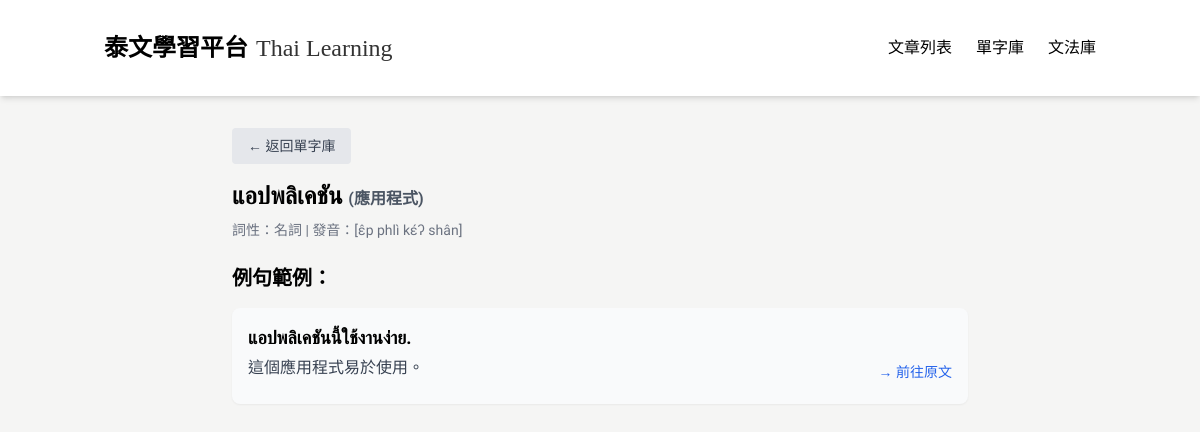
Before: /word/422 with the older database file.
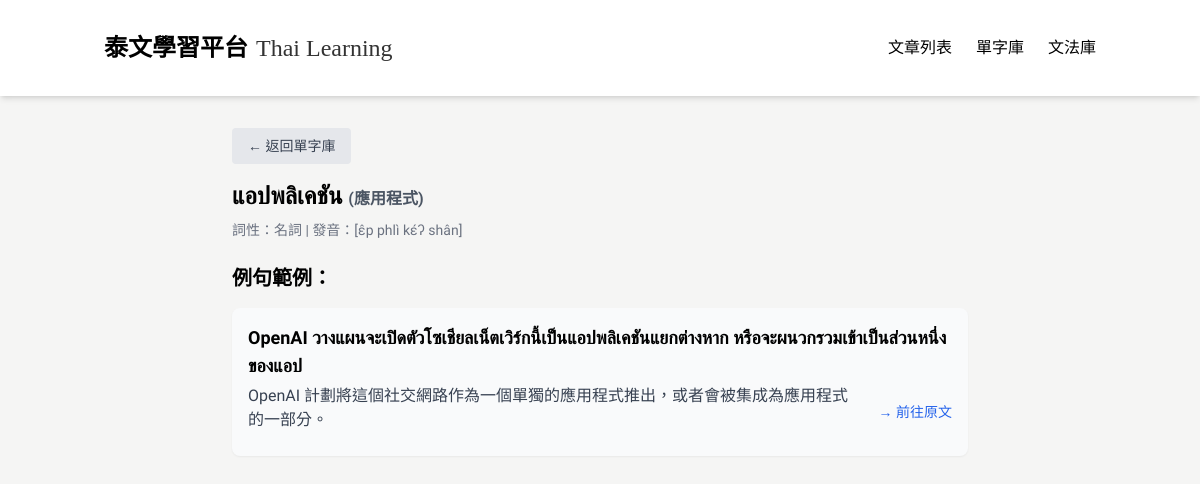
After: the same page with the newer database file.
### tables this page shows
CREATE TABLE Word (
            id INTEGER PRIMARY KEY AUTOINCREMENT,
            thai TEXT,
            chinese TEXT,
            type TEXT,
            pronunciation TEXT,
            articleId INTEGER,
            createdAt TEXT,
            updatedAt TEXT
        );

CREATE TABLE WordExample (
    id INTEGER PRIMARY KEY AUTOINCREMENT,
    thai TEXT NOT NULL,
    chinese TEXT NOT NULL,
    wordId INTEGER NOT NULL,
    createdAt TEXT NOT NULL,
    updatedAt TEXT NOT NULL, articleId INTEGER REFERENCES Article(id),
    FOREIGN KEY (wordId) REFERENCES Word(id)
);

### app_sqlite.py (the view)
@app.route('/word/<int:word_id>')
def word_detail(word_id):
    conn = get_db_connection()
    word = conn.execute('SELECT * FROM Word WHERE id = ?', (word_id,)).fetchone()
    articles = conn.execute("""
        SELECT Article.*
        FROM Article
        JOIN WordArticle ON Article.id = WordArticle.articleId
        WHERE WordArticle.wordId = ? AND Article.status = 'published'
        ORDER BY Article.createdAt DESC
    """, (word_id,)).fetchall()
    examples = conn.execute("""
        SELECT * FROM WordExample
        WHERE wordId = ?
        ORDER BY createdAt DESC
    """, (word_id,)).fetchall()
    conn.close()
    return render_template('word_detail.html', word=word, articles=articles, examples=examples)

### app_sqlite.py (called while the page is built)
def get_db_connection():
    base_path = os.path.dirname(os.path.abspath(__file__))
    db_path = os.path.join(base_path, 'data.db')
    conn = sqlite3.connect(db_path)  # SQLite 檔名
    conn.row_factory = sqlite3.Row     # 讓取出的資料像字典一樣操作
    return conn

### templates/word_detail.html (shortened to what this page needs)
<!DOCTYPE html>
<html lang="zh-TW">
<head>
  <script src="https://cdn.tailwindcss.com"></script>
</head>
<body>
  <nav class="bg-white shadow-md sticky top-0 z-50">
    <div class="container mx-auto px-4 py-4">
      <div class="flex justify-between items-center py-4">
        <div class="flex items-center space-x-2">
          <a href="/" class="flex items-end space-x-2">
            <span class="nav-title text-2xl font-bold text-black">泰文學習平台</span>
            <span class="nav-subtitle text-2xl text-black/80 self-end">Thai Learning</span>
          </a>
        </div>
        <div class="hidden md:flex space-x-6">
          <a href="/" class="tab-btn active-tab text-black hover:text-gray-700" data-tab="articles">文章列表</a>
          <a href="/vocabulary" class="text-black hover:text-gray-700">單字庫</a>
          <a href="/grammar" class="text-black hover:text-gray-700">文法庫</a>
        </div>
      </div>
    </div>
  </nav>
<div class="max-w-3xl mx-auto px-4 py-8">
  <div class="mb-4">
    <a href="/vocabulary" class="inline-block px-4 py-2 bg-gray-200 text-gray-700 rounded hover:bg-gray-300 text-sm">
      ← 返回單字庫
    </a>
  </div>
  <h1 class="text-2xl font-bold mb-2">{{ word.thai }} <span class="text-base text-gray-600">({{ word.chinese }})</span></h1>
  <p class="text-sm text-gray-500 mb-6">詞性：{{ word.type }} | 發音：[{{ word.pronunciation }}]</p>
  <h2 class="text-xl font-semibold mb-4">例句範例：</h2>
  <ul class="space-y-4">
    {% for example in examples %}
    <li class="bg-gray-50 p-4 rounded-lg shadow-sm">
      <p class="thai-text text-lg font-semibold mb-1">{{ example.thai }}</p>
      <div class="flex justify-between items-center">
        <p class="text-gray-700 mb-2">{{ example.chinese }}</p>
        {% if example.articleId %}
          <a href="/article/{{ example.articleId }}" class="text-sm text-blue-600 hover:underline ml-4 whitespace-nowrap">→ 前往原文</a>
        {% else %}
          <span class="text-sm text-gray-400 ml-4 whitespace-nowrap">無原文連結</span>
        {% endif %}
      </div>
    </li>
    {% else %}
    <li class="text-gray-400">目前尚無例句</li>
    {% endfor %}
  </ul>
</div>
</body>
</html>

### templates/word_detail.html (style rules this page uses)
:root { --main-color: #FCD34D; --main-color-hover: #FBBF24; --main-color-light: #FFFDEA; --main-color-light-hover: #FEF3C7; --main-color-bg: #ffffff; --main-color-dark: #1F2937; --main-color-darker: #111827; }
body { font-family: 'Noto Sans TC', 'Sarabun', sans-serif; background-color: #F5F5F4; }
.thai-text { font-family: 'Sarabun', sans-serif; }
.nav-title { font-family: 'Jin Xuan', '金萱體', 'Noto Sans TC', sans-serif; font-weight: bold; }
.nav-subtitle { font-family: 'Times New Roman', serif; font-size: 1.5rem; line-height: 2rem; }

Changed rows visible on the page:
changed WordExample: thai "แอปพลิเคชันนี้ใช้งานง่าย." → "OpenAI วางแผนจะเปิดตัวโซเชียลเน็ตเวิร์กนี้เป็นแอปพลิเคชันแยกต่างหาก หรือจะผนวกรวมเข้าเป็นส่วนหนึ่งของแอป"; chinese "這個應用程式易於使用。" → "OpenAI 計劃將這個社交網路作為一個單獨的應用程式推出，或者會被集成為應用程式的一部分。"
